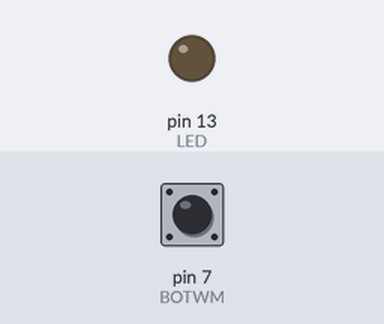
A sketch run on a simulated Arduino Uno, built with avr-gcc and run on an emulated ATmega328P. Parts: output pins drawn as LEDs (lit = HIGH). Inputs (shaded band) come from the test bench; at power-on: pin 7 (BOTWM) LOW.

Above: at 1.2 s.
1.3 s: pin 7 (BOTWM) pulled HIGH for 0.15 s
At 1.37 s:
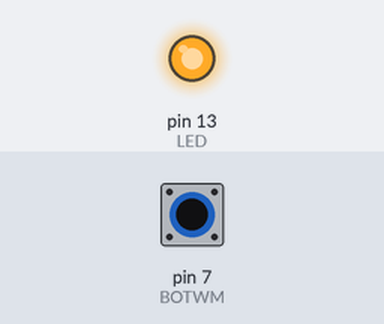
2.9 s: pin 7 (BOTWM) pulled HIGH for 3.2 s
At 6.5 s:
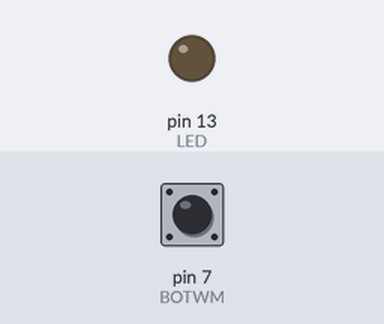
Timing chart, 0 to 8.0 s (numbered marks = the images above; inputs shaded):
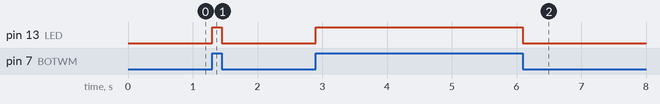

The sketch:

LED_ymlaen_wrth_gwasgu.ino
```cpp
// Esiampl: Troi'r LED ymlaen wrth gwasgu botwm

const int LED = 13;    // LED wedi cysylltu i bin digidol 13
const int BOTWM = 7;  // Botwm wedi cysylltu i bin digidol 7
int val = 0;           // defnyddio val i storio werth y pin mewnbwn


void setup() {
  pinMode(LED, OUTPUT);   // Gosod yr LED (pin 13) i allbwn

  pinMode(BOTWM, INPUT); // Gosod yr Botwm (pin 7) i fewnbwn
}


void loop() {

  val = digitalRead(BOTWM); // Darllen gwerth y botwm a storio

  // Gwirio os ydy'r mewnbwn yn UCHEL (botwm wedi'i wasgu)

  if (val==HIGH) {            // Os mae'r botwm wedi'i gwasgu
    digitalWrite(LED, HIGH);  // gosod gwerth y LED i UCHEL
  }

  else {                      // Os nad ydy'r botwm wedi'i gwasgu
    digitalWrite(LED, LOW);   // gosod gwerth y LED i ISEL
  }
}
```

Measured:
- after the input at 1.3 s, pin 13 (LED): LOW → HIGH at once, → LOW 0.15 s later
- after the input at 2.9 s, pin 13 (LED): LOW → HIGH at once, → LOW 3.2 s later
